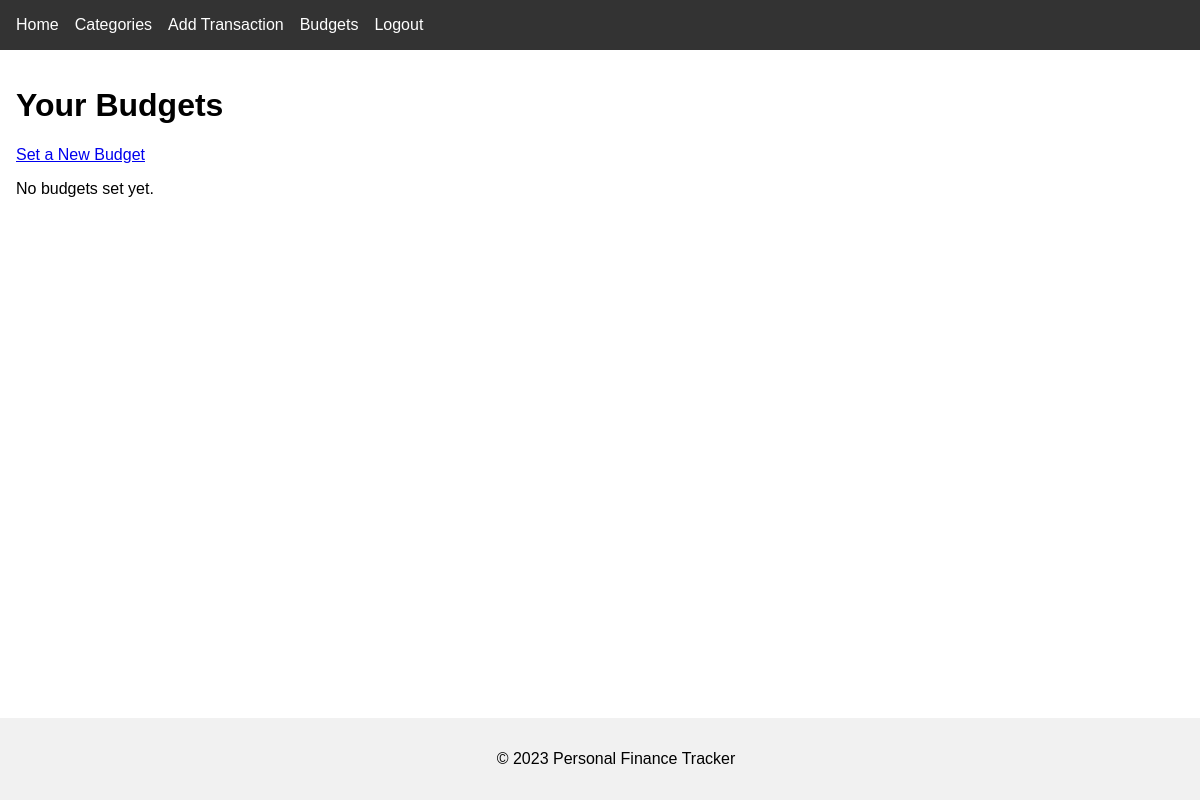
The app's page /budgets (signed in), older data.
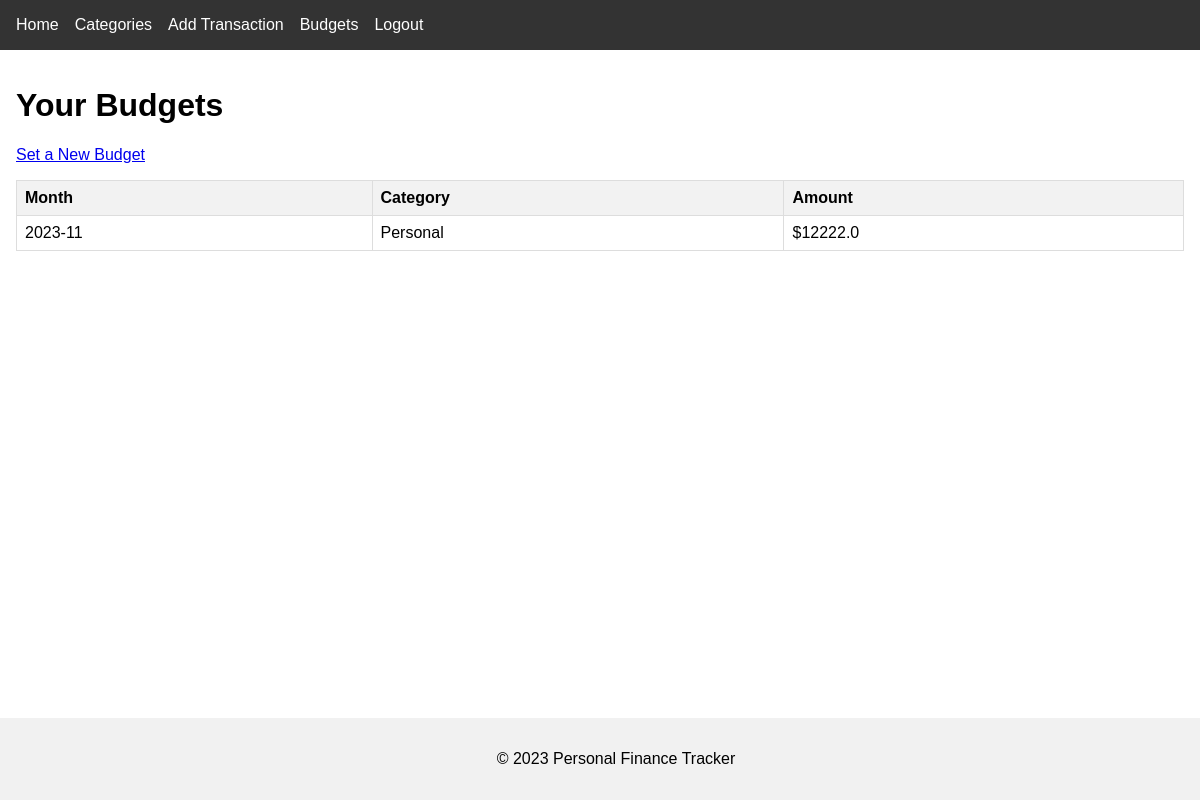
The same page, newer data.
### app/models.py (models this page shows, shortened)
class Budget(db.Model):
    id = db.Column(db.Integer, primary_key=True)
    amount = db.Column(db.Float, nullable=False)
    month = db.Column(db.String(7), nullable=False)
    category_id = db.Column(db.Integer, db.ForeignKey('category.id'), nullable=False)
    user_id = db.Column(db.Integer, db.ForeignKey('user.id'), nullable=False)
    category = db.relationship('Category', backref='budgets')
    user = db.relationship('User', backref='budgets')

class Category(db.Model):
    id = db.Column(db.Integer, primary_key=True)
    name = db.Column(db.String(64), nullable=False)
    user_id = db.Column(db.Integer, db.ForeignKey('user.id'), nullable=False)
    transactions = db.relationship('Transaction', back_populates='category', lazy='dynamic')

### app/routes.py (the view)
@app.route('/budgets')
@login_required
def view_budgets():
    budgets = Budget.query.filter_by(user_id=current_user.id).all()
    return render_template('budgets.html', title='Your Budgets', budgets=budgets)

### app/__init__.py (called while the page is built)
@login.user_loader
def load_user(user_id):
    return User.query.get(int(user_id))

### templates/budgets.html (shortened to what this page needs)
{% extends 'base.html' %}
{% block content %}
<h1>Your Budgets</h1>
<p><a href="{{ url_for('set_budget') }}">Set a New Budget</a></p>
{% if budgets %}
    <table>
        <thead>
            <tr>
                <th>Month</th>
                <th>Category</th>
                <th>Amount</th>
            </tr>
        </thead>
        <tbody>
            {% for budget in budgets %}
            <tr>
                <td>{{ budget.month }}</td>
                <td>{{ budget.category.name }}</td>
                <td>${{ budget.amount }}</td>
            </tr>
            {% endfor %}
        </tbody>
    </table>
{% else %}
    <p>No budgets set yet.</p>
{% endif %}
{% endblock %}

### templates/base.html (shortened to what this page needs)
<!DOCTYPE html>
<html lang="en">
<head>
    <link rel="stylesheet" href="{{ url_for('static', filename='css/styles.css') }}">
</head>
<body>
    <header>
        <nav>
            <ul>
                {% if current_user.is_authenticated %}
                    <li><a href="{{ url_for('index') }}">Home</a></li>
                    <li><a href="{{ url_for('categories') }}">Categories</a></li>
                    <li><a href="{{ url_for('add_transaction') }}">Add Transaction</a></li>
                    <li><a href="{{ url_for('view_budgets') }}">Budgets</a></li>
                    <li><a href="{{ url_for('logout') }}">Logout</a></li>
                {% else %}
                    <li><a href="{{ url_for('login') }}">Login</a></li>
                    <li><a href="{{ url_for('register') }}">Register</a></li>
                {% endif %}
            </ul>
        </nav>
    </header>
    <main>
        {% block content %}{% endblock %}
    </main>
    <footer>
        <p>&copy; 2023 Personal Finance Tracker</p>
    </footer>
</body>
</html>

### static/css/styles.css (style rules this page uses)
body { font-family: Arial, sans-serif; margin: 0; padding: 0; }
header { background-color: #333; color: #fff; padding: 1rem; }
nav ul { list-style-type: none; margin: 0; padding: 0; display: flex; }
nav ul li { margin-right: 1rem; }
nav ul li a { color: #fff; text-decoration: none; }
main { padding: 1rem; }
table { width: 100%; border-collapse: collapse; margin-bottom: 1rem; }
table, th, td { border: 1px solid #ddd; }
th, td { padding: 0.5rem; text-align: left; }
th { background-color: #f2f2f2; }
footer { background-color: #f1f1f1; text-align: center; padding: 1rem; position: fixed; width: 100%; bottom: 0; }

Row changes from the older to the newer data that the page shows:
added Budget: month "2023-11", category.name "Personal", amount "12222.0"
Text that changed along with them:
text no longer shown: "No budgets set yet."
text now shown: "Month Category Amount"
